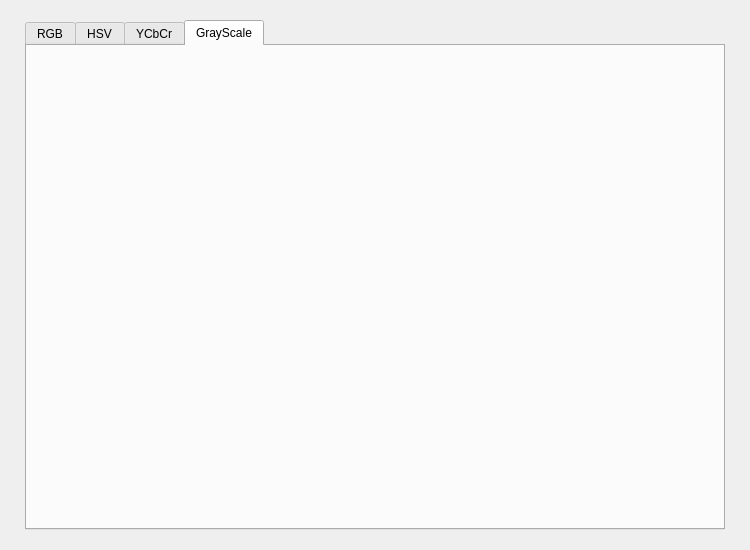
<?xml version="1.0" encoding="UTF-8"?>
<ui version="4.0">
 <class>MainWindow</class>
 <widget class="QMainWindow" name="MainWindow">
  <property name="geometry">
   <rect>
    <x>0</x>
    <y>0</y>
    <width>750</width>
    <height>550</height>
   </rect>
  </property>
  <property name="windowTitle">
   <string>Lab 1</string>
  </property>
  <widget class="QWidget" name="centralwidget">
   <widget class="QTabWidget" name="tabWidget">
    <property name="geometry">
     <rect>
      <x>25</x>
      <y>20</y>
      <width>700</width>
      <height>510</height>
     </rect>
    </property>
    <property name="currentIndex">
     <number>3</number>
    </property>
    <widget class="QWidget" name="tab_1">
     <attribute name="title">
      <string>RGB</string>
     </attribute>
     <widget class="QFrame" name="img_1">
      <property name="geometry">
       <rect>
        <x>0</x>
        <y>0</y>
        <width>350</width>
        <height>240</height>
       </rect>
      </property>
      <property name="acceptDrops">
       <bool>false</bool>
      </property>
      <property name="styleSheet">
       <string notr="true">image: url(:/logo/color.png);</string>
      </property>
      <property name="frameShape">
       <enum>QFrame::NoFrame</enum>
      </property>
      <property name="frameShadow">
       <enum>QFrame::Raised</enum>
      </property>
     </widget>
     <widget class="QFrame" name="img_2">
      <property name="geometry">
       <rect>
        <x>350</x>
        <y>0</y>
        <width>350</width>
        <height>240</height>
       </rect>
      </property>
      <property name="acceptDrops">
       <bool>false</bool>
      </property>
      <property name="styleSheet">
       <string notr="true">image: url(:/logo/color.png);</string>
      </property>
      <property name="frameShape">
       <enum>QFrame::NoFrame</enum>
      </property>
      <property name="frameShadow">
       <enum>QFrame::Raised</enum>
      </property>
     </widget>
     <widget class="QFrame" name="img_3">
      <property name="geometry">
       <rect>
        <x>0</x>
        <y>240</y>
        <width>350</width>
        <height>240</height>
       </rect>
      </property>
      <property name="acceptDrops">
       <bool>false</bool>
      </property>
      <property name="styleSheet">
       <string notr="true">image: url(:/logo/color.png);</string>
      </property>
      <property name="frameShape">
       <enum>QFrame::NoFrame</enum>
      </property>
      <property name="frameShadow">
       <enum>QFrame::Raised</enum>
      </property>
     </widget>
     <widget class="QFrame" name="img_4">
      <property name="geometry">
       <rect>
        <x>350</x>
        <y>240</y>
        <width>350</width>
        <height>240</height>
       </rect>
      </property>
      <property name="acceptDrops">
       <bool>false</bool>
      </property>
      <property name="styleSheet">
       <string notr="true">image: url(:/logo/color.png);</string>
      </property>
      <property name="frameShape">
       <enum>QFrame::NoFrame</enum>
      </property>
      <property name="frameShadow">
       <enum>QFrame::Raised</enum>
      </property>
     </widget>
    </widget>
    <widget class="QWidget" name="tab_2">
     <attribute name="title">
      <string>HSV</string>
     </attribute>
     <widget class="QFrame" name="img_6">
      <property name="geometry">
       <rect>
        <x>0</x>
        <y>240</y>
        <width>350</width>
        <height>240</height>
       </rect>
      </property>
      <property name="acceptDrops">
       <bool>false</bool>
      </property>
      <property name="styleSheet">
       <string notr="true">image: url(:/logo/color.png);</string>
      </property>
      <property name="frameShape">
       <enum>QFrame::NoFrame</enum>
      </property>
      <property name="frameShadow">
       <enum>QFrame::Raised</enum>
      </property>
     </widget>
     <widget class="QFrame" name="img_5">
      <property name="geometry">
       <rect>
        <x>0</x>
        <y>0</y>
        <width>350</width>
        <height>240</height>
       </rect>
      </property>
      <property name="acceptDrops">
       <bool>false</bool>
      </property>
      <property name="styleSheet">
       <string notr="true">image: url(:/logo/color.png);</string>
      </property>
      <property name="frameShape">
       <enum>QFrame::NoFrame</enum>
      </property>
      <property name="frameShadow">
       <enum>QFrame::Raised</enum>
      </property>
     </widget>
     <widget class="QFrame" name="img_8">
      <property name="geometry">
       <rect>
        <x>350</x>
        <y>240</y>
        <width>350</width>
        <height>240</height>
       </rect>
      </property>
      <property name="acceptDrops">
       <bool>false</bool>
      </property>
      <property name="styleSheet">
       <string notr="true">image: url(:/logo/color.png);</string>
      </property>
      <property name="frameShape">
       <enum>QFrame::NoFrame</enum>
      </property>
      <property name="frameShadow">
       <enum>QFrame::Raised</enum>
      </property>
     </widget>
     <widget class="QFrame" name="img_7">
      <property name="geometry">
       <rect>
        <x>350</x>
        <y>0</y>
        <width>350</width>
        <height>240</height>
       </rect>
      </property>
      <property name="acceptDrops">
       <bool>false</bool>
      </property>
      <property name="styleSheet">
       <string notr="true">image: url(:/logo/color.png);</string>
      </property>
      <property name="frameShape">
       <enum>QFrame::NoFrame</enum>
      </property>
      <property name="frameShadow">
       <enum>QFrame::Raised</enum>
      </property>
     </widget>
    </widget>
    <widget class="QWidget" name="tab_3">
     <attribute name="title">
      <string>YCbCr</string>
     </attribute>
     <widget class="QFrame" name="img_11">
      <property name="geometry">
       <rect>
        <x>0</x>
        <y>240</y>
        <width>350</width>
        <height>240</height>
       </rect>
      </property>
      <property name="acceptDrops">
       <bool>false</bool>
      </property>
      <property name="styleSheet">
       <string notr="true">image: url(:/logo/color.png);</string>
      </property>
      <property name="frameShape">
       <enum>QFrame::NoFrame</enum>
      </property>
      <property name="frameShadow">
       <enum>QFrame::Raised</enum>
      </property>
     </widget>
     <widget class="QFrame" name="img_9">
      <property name="geometry">
       <rect>
        <x>0</x>
        <y>0</y>
        <width>350</width>
        <height>240</height>
       </rect>
      </property>
      <property name="acceptDrops">
       <bool>false</bool>
      </property>
      <property name="styleSheet">
       <string notr="true">image: url(:/logo/color.png);</string>
      </property>
      <property name="frameShape">
       <enum>QFrame::NoFrame</enum>
      </property>
      <property name="frameShadow">
       <enum>QFrame::Raised</enum>
      </property>
     </widget>
     <widget class="QFrame" name="img_12">
      <property name="geometry">
       <rect>
        <x>350</x>
        <y>240</y>
        <width>350</width>
        <height>240</height>
       </rect>
      </property>
      <property name="acceptDrops">
       <bool>false</bool>
      </property>
      <property name="styleSheet">
       <string notr="true">image: url(:/logo/color.png);</string>
      </property>
      <property name="frameShape">
       <enum>QFrame::NoFrame</enum>
      </property>
      <property name="frameShadow">
       <enum>QFrame::Raised</enum>
      </property>
     </widget>
     <widget class="QFrame" name="img_10">
      <property name="geometry">
       <rect>
        <x>350</x>
        <y>0</y>
        <width>350</width>
        <height>240</height>
       </rect>
      </property>
      <property name="acceptDrops">
       <bool>false</bool>
      </property>
      <property name="styleSheet">
       <string notr="true">image: url(:/logo/color.png);</string>
      </property>
      <property name="frameShape">
       <enum>QFrame::NoFrame</enum>
      </property>
      <property name="frameShadow">
       <enum>QFrame::Raised</enum>
      </property>
     </widget>
    </widget>
    <widget class="QWidget" name="tab_4">
     <attribute name="title">
      <string>GrayScale</string>
     </attribute>
     <widget class="QFrame" name="img_13">
      <property name="geometry">
       <rect>
        <x>0</x>
        <y>120</y>
        <width>350</width>
        <height>240</height>
       </rect>
      </property>
      <property name="acceptDrops">
       <bool>false</bool>
      </property>
      <property name="styleSheet">
       <string notr="true">image: url(:/logo/color.png);</string>
      </property>
      <property name="frameShape">
       <enum>QFrame::NoFrame</enum>
      </property>
      <property name="frameShadow">
       <enum>QFrame::Raised</enum>
      </property>
     </widget>
     <widget class="QFrame" name="img_14">
      <property name="geometry">
       <rect>
        <x>350</x>
        <y>120</y>
        <width>350</width>
        <height>240</height>
       </rect>
      </property>
      <property name="acceptDrops">
       <bool>false</bool>
      </property>
      <property name="styleSheet">
       <string notr="true">image: url(:/logo/color.png);</string>
      </property>
      <property name="frameShape">
       <enum>QFrame::NoFrame</enum>
      </property>
      <property name="frameShadow">
       <enum>QFrame::Raised</enum>
      </property>
     </widget>
    </widget>
   </widget>
  </widget>
 </widget>
 <resources>
  <include location="source.qrc"/>
 </resources>
 <connections/>
</ui>
